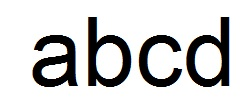
//> input picture test/1.jpg, 242 x 97 px
$ ./e ../test/1.jpg out.png   (built with g++ and OpenCV 4)
//> lines starting //> are read from the running program, lines starting //| are printed output that depends on the picture; after the words box and inside, x2 and y2 are one past the last pixel; in counts of white or black regions, pixels touching at a corner belong together
//> further down, img1 is the input picture: 97 rows x 242 cols, CV_8UC3; mean B, G, R 202.7, 202.7, 202.8
#include "opencv2/opencv.hpp"
#include<string>
#include<bits/stdc++.h>
#include<iostream>
using namespace std;
using namespace cv;
std::vector<cv::Rect> detectLetters(cv::Mat img)
{
    std::vector<cv::Rect> boundRect;
    cv::Mat img_gray, img_sobel, img_threshold, element;
    cvtColor(img, img_gray, CV_BGR2GRAY);
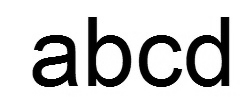
//> img_gray: 97 rows x 242 cols, CV_8UC1; min 0, max 255, mean 202.7
    cv::Sobel(img_gray, img_sobel, CV_8U, 1, 0, 3, 1, 0, cv::BORDER_DEFAULT);
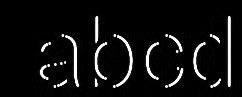
//> img_sobel: 97 rows x 242 cols, CV_8UC1; min 0, max 255, mean 16.2
    cv::threshold(img_sobel, img_threshold, 0, 255, CV_THRESH_OTSU+CV_THRESH_BINARY);
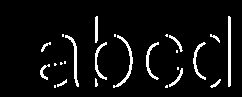
//> img_threshold: 97 rows x 242 cols, CV_8UC1; 6.1% white in thin lines or dots, all inside (x1, y1, x2, y2) = (40, 16, 231, 88)
    cv::normalize(img_threshold,img_threshold,0,255,NORM_MINMAX,CV_8UC1);
    cv::imwrite("I:/test.jpg",img_gray);
    element = getStructuringElement(cv::MORPH_RECT, cv::Size(17, 3) );
    cv::morphologyEx(img_threshold, img_threshold, CV_MOP_CLOSE, element); //Does the trick
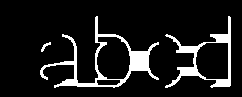
//> img_threshold: 97 rows x 242 cols, CV_8UC1; 10.6% white; 3 white regions
    std::vector< std::vector< cv::Point> > contours;
    cv::findContours(img_threshold, contours, 0, 1);
//> contours = 3 contours; box (x1, y1, x2, y2) and area: (40, 16, 159, 88) 2422, (165, 16, 231, 88) 1863, (41, 42, 51, 52) 22
    std::vector<std::vector<cv::Point> > contours_poly( contours.size() );
//> contours_poly = 3 empty contours
    //cv::imwrite( "I:/test.jpg", img_gray);
    for( int i = 0; i < contours.size(); i++ )
        if (contours[i].size()>100)
        {
            cv::approxPolyDP( cv::Mat(contours[i]), contours_poly[i], 3, true );
            cv::Rect appRect( boundingRect( cv::Mat(contours_poly[i]) ));
            if (appRect.width>appRect.height)
                boundRect.push_back(appRect);
        }
//> this loop made 3 passes
//> appRect on passes 2 to 3: Rect(165, 16, 66, 72), Rect(40, 16, 119, 72)
    return boundRect;
}
string conv(int i){
string st="";
int temp;
while(i>0)
    {
        temp=i%10;
        st+=(temp+'0');
        i/=10;
    }

//cout<<st<<endl;
int len=st.length();
for(int i=0;i<len/2;i++){

        char temp=st[i];
        st[i]=st[len-i-1];
        st[len-i-1]=temp;
}
    return st;
}
int main(int argc, char** argv)
{
    //Read
    ofstream cout("out.txt");
    string inFile,outFile;
    if(argc == 3){
        inFile = argv[1];
        outFile = argv[2];
        cout << "HUA AYA\n";
    }
    else{
        cout << "ERROR AYA\n";
        cout << argc;

        return true;
    }

    cv::Mat img1=cv::imread(inFile);

    //Detect
    std::vector<cv::Rect> letterBBoxes1=detectLetters(img1);
//> letterBBoxes1 = 1 Rect (x, y, width, height): [40, 16, 119, 72]
    //Display
    Mat s;Rect r;
    for(int i=letterBBoxes1.size()-1; i>=0; i--){
        cv::rectangle(img1,letterBBoxes1[i],cv::Scalar(0,255,0),3,8,0);
        s=img1(letterBBoxes1[i]);
        imwrite("folder/con"+conv(i)+".jpg",s);
            }
//> this loop made 1 pass
//> pass 1, `s=img1(letterBBoxes1[i]);`:
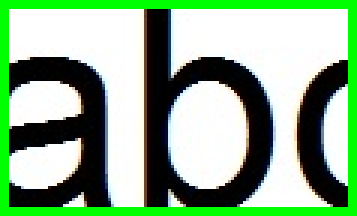
//> s: 72 rows x 119 cols, CV_8UC3 (shown 3 times larger); mean B, G, R 142.6, 175.5, 142.5
//> after the loop:
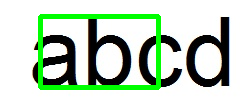
//> img1: 97 rows x 242 cols, CV_8UC3; 8% of pixels changed, all inside (x1, y1, x2, y2) = (38, 14, 161, 90)
   // cv::imwrite( "I:/TEST.jpg", img1);
    string put = "tesseract " + inFile + " " + outFile;
    char putC[put.length()];
    for(int i = 0;i < put.length(); ++i)
        putC[i] = put[i];
    system(putC);

    return 0;

}
